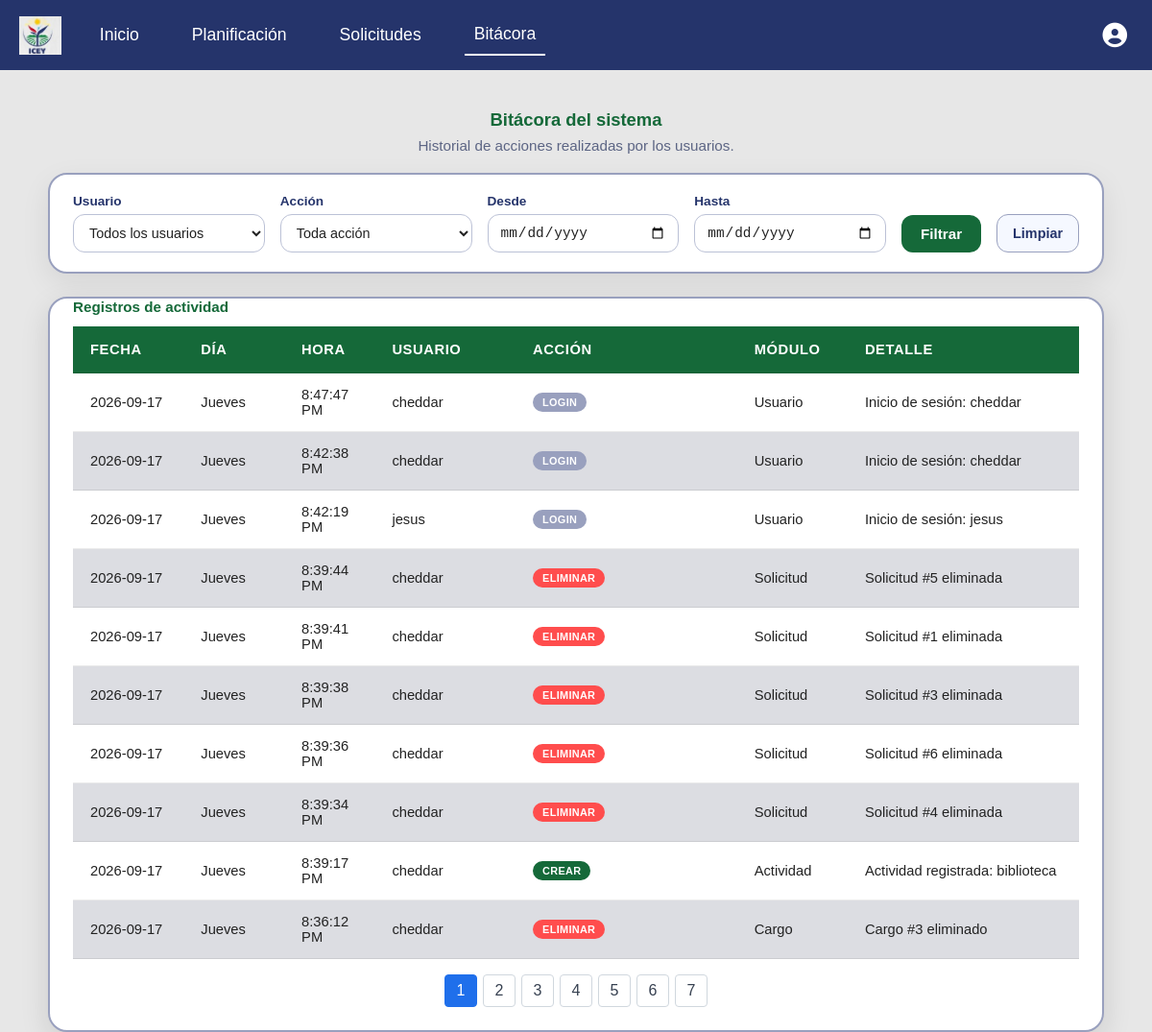
/bitacora.php (signed in), run on the app's committed database.
### tables this page shows
CREATE TABLE `bitacora` (
  `id` int(10) NOT NULL,
  `nom_dia` varchar(15) NOT NULL,
  `fecha` date NOT NULL,
  `hora` time NOT NULL,
  `id_usu` int(10) DEFAULT NULL,
  `accion` varchar(30) NOT NULL,
  `descripcion` varchar(50) NOT NULL,
  `detalle` text NOT NULL
);

### modelos/modelo_bitacora.php (called while the page is built, shortened)
<?php
function obtener_bitacora($conex, $filtros = []) {
    $params = [];
        $sql = "SELECT b.id, b.nom_dia, b.fecha, b.hora, b.id_usu, b.accion, b.descripcion, b.detalle,
                 COALESCE(u.nombre, 'No autenticado') AS nombre_usuario
            FROM bitacora b
             LEFT JOIN usuario u ON u.id = b.id_usu";
    $sql .= " ORDER BY b.fecha DESC, b.hora DESC, b.id DESC";
    try {
        $stmt = $conex->prepare($sql);
        $stmt->execute($params);
        return $stmt->fetchAll(PDO::FETCH_ASSOC);
    } catch (PDOException $e) {
        error_log("Fallo al consultar bitácora: " . $e->getMessage());
        return [];
    }
}
?>

### src/bitacora.php (the view, shortened to what this page needs)
<?php
require_once __DIR__ . '/../modelos/modelo_bitacora.php';
$conex = Conexion::conectar();
$filtros = [
    'id_usu'      => $_GET['id_usu']      ?? '',
    'accion'      => $_GET['accion']      ?? '',
    'fecha_desde' => $_GET['fecha_desde'] ?? '',
    'fecha_hasta' => $_GET['fecha_hasta'] ?? '',
];
$registros = obtener_bitacora($conex, $filtros);
$registrosPorPagina = 10;
$paginaActual = max(1, intval($_GET['page'] ?? 1));
$totalPaginas = max(1, (int)ceil(count($registros) / $registrosPorPagina));
$paginaActual = min($paginaActual, $totalPaginas);
$registros = array_slice($registros, ($paginaActual - 1) * $registrosPorPagina, $registrosPorPagina);
?>
<!DOCTYPE html>
<html lang="es">
<head>
    <link rel="stylesheet" href="./css/main.css">
    <link rel="stylesheet" href="./css/bitacora.css">
    <link rel="stylesheet" href="https://cdnjs.cloudflare.com/ajax/libs/font-awesome/6.5.1/css/all.min.css">
</head>
<body>
<?php require_once __DIR__ . '/../include/header.php'; ?>
<main class="container__bitacora">
    <h1 class="bitacora__title">Bitácora del sistema</h1>
    <p class="bitacora__subtitle">Historial de acciones realizadas por los usuarios.</p>
    <form method="GET" action="bitacora.php" class="bitacora__filtros">
        <div class="campo">
            <label for="id_usu">Usuario</label>
            <select name="id_usu" id="id_usu">
                <option value="">Todos los usuarios</option>
            </select>
        </div>
        <div class="campo">
            <label for="accion">Acción</label>
            <select name="accion" id="accion">
                <option value="">Toda acción</option>
            </select>
        </div>
        <div class="campo">
            <label for="fecha_desde">Desde</label>
            <input type="date" name="fecha_desde" id="fecha_desde" value="<?= htmlspecialchars($filtros['fecha_desde']) ?>">
        </div>
        <div class="campo">
            <label for="fecha_hasta">Hasta</label>
            <input type="date" name="fecha_hasta" id="fecha_hasta" value="<?= htmlspecialchars($filtros['fecha_hasta']) ?>">
        </div>
        <button type="submit">Filtrar</button>
        <a href="bitacora.php" class="bitacora__limpiar">Limpiar</a>
    </form>
    <div class="tabla__container bitacora__tabla-wrap">
        <table class="bitacora__tabla">
            <caption class="tabla-planificacion__caption">Registros de actividad</caption>
            <thead>
                <tr>
                    <th class="col-fecha">Fecha</th>
                    <th class="col-dia">Día</th>
                    <th class="col-hora">Hora</th>
                    <th class="col-usuario">Usuario</th>
                    <th class="col-accion">Acción</th>
                    <th class="col-modulo">Módulo</th>
                    <th class="col-detalle">Detalle</th>
                </tr>
            </thead>
            <tbody>
                <?php if (empty($registros)): ?>
                    <tr>
                        <td colspan="7" class="bitacora__vacio">No hay registros de bitácora para los filtros seleccionados.</td>
                    </tr>
                <?php else: ?>
                    <?php foreach ($registros as $r):
                        $accionClase = match (strtolower($r['accion'])) {
                            'crear'    => 'bitacora__badge--crear',
                            'editar'   => 'bitacora__badge--editar',
                            'eliminar' => 'bitacora__badge--eliminar',
                            'login'    => 'bitacora__badge--login',
                            default    => 'bitacora__badge--login',
                        };
                    ?>
                        <tr>
                            <td data-label="Fecha"><?= htmlspecialchars($r['fecha']) ?></td>
                            <td data-label="Día"><?= htmlspecialchars($r['nom_dia']) ?></td>
                            <td data-label="Hora"><?= htmlspecialchars(date('g:i:s A', strtotime($r['hora']))) ?></td>
                            <td data-label="Usuario"><?= htmlspecialchars($r['nombre_usuario']) ?></td>
                            <td data-label="Acción">
                                <span class="bitacora__badge <?= $accionClase ?>"><?= htmlspecialchars($r['accion']) ?></span>
                            </td>
                            <td data-label="Módulo"><?= htmlspecialchars($r['descripcion']) ?></td>
                            <td data-label="Detalle"><?= htmlspecialchars($r['detalle']) ?></td>
                        </tr>
                    <?php endforeach; ?>
                <?php endif; ?>
            </tbody>
        </table>
        <?php if ($totalPaginas > 1): ?>
            <nav class="paginacion" aria-label="Páginas de bitácora">
                <?php for ($pagina = 1; $pagina <= $totalPaginas; $pagina++): ?>
                    <?php $parametrosPagina = array_merge($filtros, ['page' => $pagina]); ?>
                    <a href="?<?php echo htmlspecialchars(http_build_query($parametrosPagina), ENT_QUOTES, 'UTF-8'); ?>"
                       class="paginacion__pagina<?php echo $pagina === $paginaActual ? ' activa' : ''; ?>"
                       <?php echo $pagina === $paginaActual ? 'aria-current="page"' : ''; ?>>
                        <?php echo $pagina; ?>
                    </a>
                <?php endfor; ?>
            </nav>
        <?php endif; ?>
    </div>
</main>
</body>
</html>

### include/header.php (shortened to what this page needs)
<header>
<?php
$current = basename($_SERVER['PHP_SELF'] ?? '');
$inicioActive = in_array($current, ['main2.php', 'main.html'], true);
$planActive = $current === 'index.php';
$bitacoraActive = $current === 'bitacora.php';
$esAdmin = isset($_SESSION['user_rol']) && $_SESSION['user_rol'] === 'administrador';
?>
<nav>
    <img src="./assets/image.png" alt="Logo" class="nav__logo">
    <div class="nav__links">
        <a href="main2.php" class="nav__link<?= $inicioActive ? ' active' : '' ?>">Inicio</a>
        <a href="index.php" class="nav__link<?= $planActive ? ' active' : '' ?>">Planificación</a>
        <a href="solicitud.php" class="nav__link<?= $current === 'solicitud.php' ? ' active' : '' ?>">Solicitudes</a>
        <?php if ($esAdmin): ?>
            <a href="bitacora.php" class="nav__link<?= $bitacoraActive ? ' active' : '' ?>">Bitácora</a>
        <?php endif; ?>
                <div class="nav__user">
                    <button id="userMenuButton" class="nav__user-btn" aria-haspopup="true" aria-expanded="false" title="Usuario" type="button">
                        <i class="fas fa-user-circle"></i>
                    </button>
                </div>
            </div>
        </nav>
    </header>

### src/css/main.css (style rules this page uses)
.paginacion { display: flex; justify-content: center; gap: 6px; margin-top: 16px; }
.paginacion__pagina { display: inline-flex; align-items: center; justify-content: center; min-width: 34px; height: 34px; padding: 0 8px; border: 1px solid #d0d7de; border-radius: 4px; background: #fff; color: #374151; cursor: pointer; font: inherit; text-decoration: none; }
.paginacion__pagina:hover, .paginacion__pagina.activa { background: #1f6feb; border-color: #1f6feb; color: #fff; }
* { margin: 0; padding: 0; box-sizing: border-box; }
html, body { box-sizing: border-box; margin: 0; background-color: #e7e7e7; font-family: sans-serif; }
header nav { display: flex; width: 100%; padding: 15px 0px; background-color: #25346b; color: white; align-items: center; }
.nav__logo { height: 40px; margin-left: 20px; margin-right: 20px; }
.nav__links { display: flex; align-items: center; gap: 15px; flex: 1; }
.nav__links a { text-decoration: none; color: white; padding: 10px; font-size: 1.1em; margin: 0 10px; }
.nav__link.active { border-bottom: 2px solid white; }
.nav__user { position: relative; margin-left: auto; margin-right: 20px; }
.nav__user-btn { background: transparent; border: none; color: white; cursor: pointer; font-size: 1.6rem; padding: 6px; display: flex; align-items: center; }
.tabla__container { display: block; margin: 0 auto; height: auto; width: 100%; max-width: 100%; background-color: #ffffff; box-shadow: 0px 10px 30px rgba(0, 0, 0, 0.12); padding: 0px 24px 24px; border-radius: 20px; margin-top: 15px; border: 2px solid #99a0be; overflow-x: auto; }
td, th { padding: 12px 14px; border-bottom: 1px solid rgba(0, 0, 0, 0.08); word-break: break-word; white-space: normal; overflow-wrap: anywhere; }
.tabla-planificacion__caption { caption-side: top; text-align: left; font-size: 0.95rem; font-weight: 700; color: #156939; margin-bottom: 12px; }
thead th { padding: 16px 18px; text-align: left; color: white; background-color: #156939; font-weight: 700; text-transform: uppercase; letter-spacing: 0.04em; }
td, th { padding: 16px 18px; border-bottom: 1px solid rgba(0, 0, 0, 0.08); }
tr { background-color: #ffffff; }
tbody tr:nth-child(even) { background-color: #dcdde2; }

### data on the page
bitacora: fecha "2026-09-17", nom_dia "Jueves", hora "8:47:47 PM", nombre_usuario "cheddar", accion "LOGIN", descripcion "Usuario", detalle "Inicio de sesión: cheddar"
bitacora: fecha "2026-09-17", nom_dia "Jueves", hora "8:42:38 PM", nombre_usuario "cheddar", accion "LOGIN", descripcion "Usuario", detalle "Inicio de sesión: cheddar"
bitacora: fecha "2026-09-17", nom_dia "Jueves", hora "8:42:19 PM", nombre_usuario "jesus", accion "LOGIN", descripcion "Usuario", detalle "Inicio de sesión: jesus"
bitacora: fecha "2026-09-17", nom_dia "Jueves", hora "8:39:44 PM", nombre_usuario "cheddar", accion "ELIMINAR", descripcion "Solicitud", detalle "Solicitud #5 eliminada"
bitacora: fecha "2026-09-17", nom_dia "Jueves", hora "8:39:41 PM", nombre_usuario "cheddar", accion "ELIMINAR", descripcion "Solicitud", detalle "Solicitud #1 eliminada"
bitacora: fecha "2026-09-17", nom_dia "Jueves", hora "8:39:38 PM", nombre_usuario "cheddar", accion "ELIMINAR", descripcion "Solicitud", detalle "Solicitud #3 eliminada"
bitacora: fecha "2026-09-17", nom_dia "Jueves", hora "8:39:36 PM", nombre_usuario "cheddar", accion "ELIMINAR", descripcion "Solicitud", detalle "Solicitud #6 eliminada"
bitacora: fecha "2026-09-17", nom_dia "Jueves", hora "8:39:34 PM", nombre_usuario "cheddar", accion "ELIMINAR", descripcion "Solicitud", detalle "Solicitud #4 eliminada"
bitacora: fecha "2026-09-17", nom_dia "Jueves", hora "8:39:17 PM", nombre_usuario "cheddar", accion "CREAR", descripcion "Actividad", detalle "Actividad registrada: biblioteca"
bitacora: fecha "2026-09-17", nom_dia "Jueves", hora "8:36:12 PM", nombre_usuario "cheddar", accion "ELIMINAR", descripcion "Cargo", detalle "Cargo #3 eliminado"
